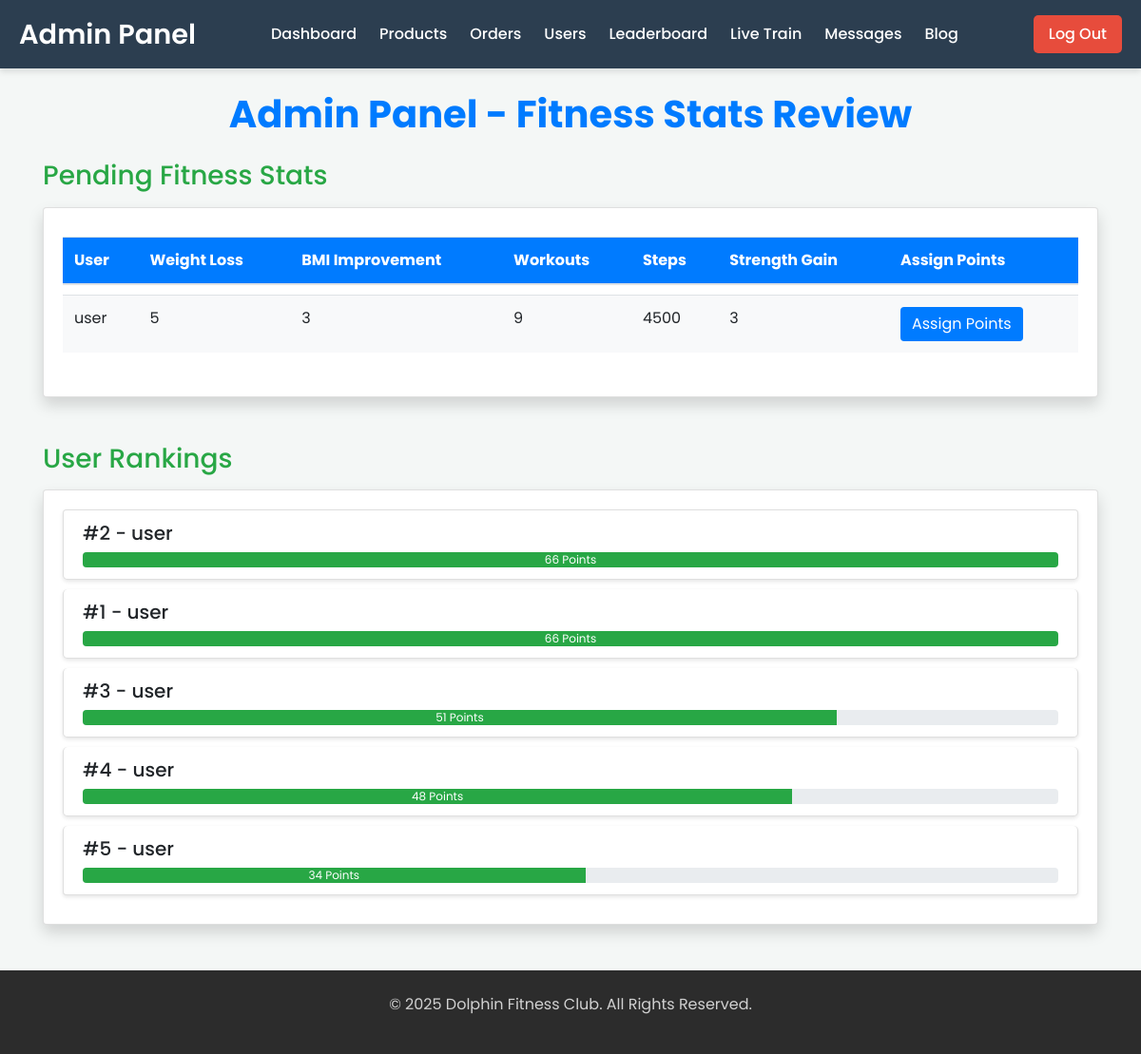
Before: /index/admin/leaderboard.php (signed in) with the older database file.
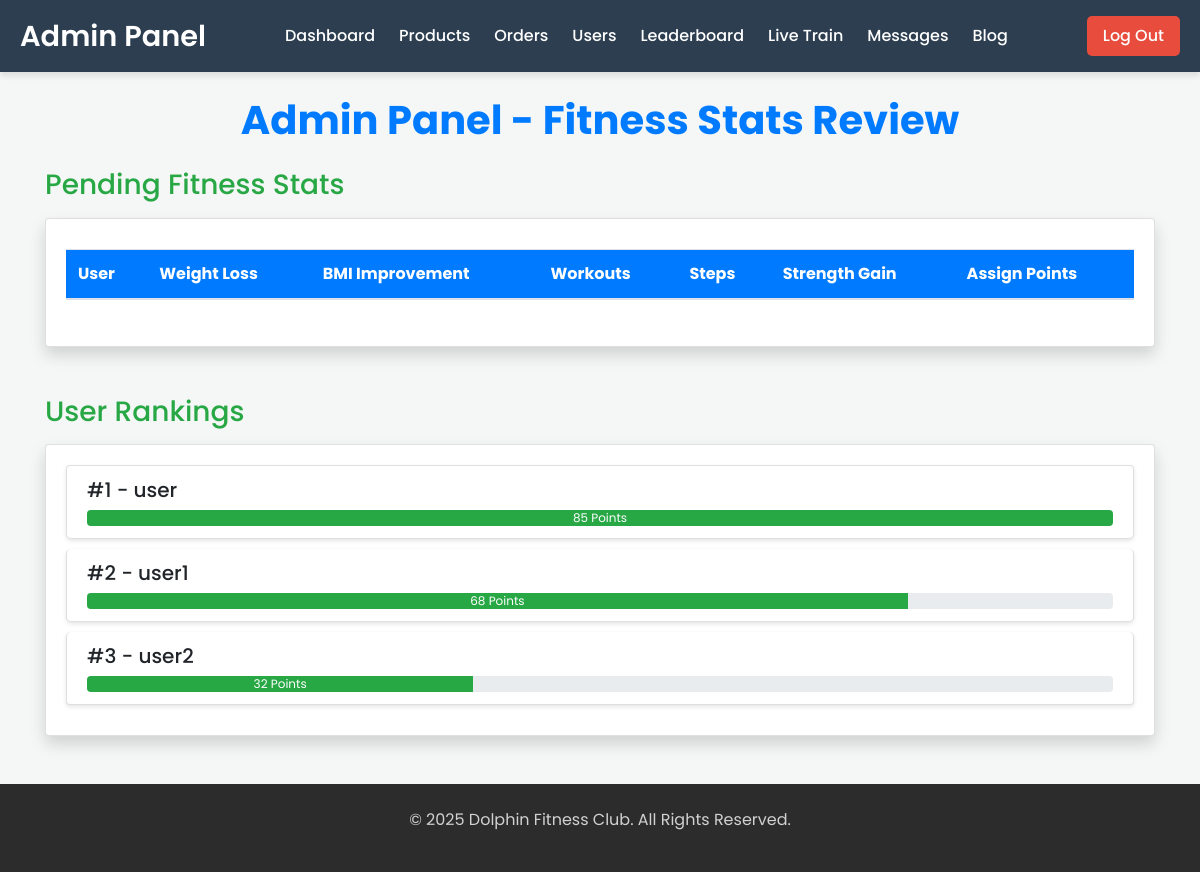
After: the same page with the newer database file.
### tables this page shows
CREATE TABLE `fitness_stats` (
  `id` int(11) NOT NULL,
  `user_id` int(11) DEFAULT NULL,
  `weight_loss` int(10) DEFAULT NULL,
  `bmi_improvement` int(10) DEFAULT NULL,
  `workouts` int(11) DEFAULT NULL,
  `steps` int(11) DEFAULT NULL,
  `strength_gain` int(10) DEFAULT NULL,
  `status` varchar(30) NOT NULL
);

CREATE TABLE `users` (
  `id` int(11) NOT NULL,
  `first_name` varchar(100) NOT NULL,
  `last_name` varchar(100) NOT NULL,
  `email` varchar(100) NOT NULL,
  `username` varchar(50) NOT NULL,
  `password` varchar(255) NOT NULL
);

CREATE TABLE `leaderboard` (
  `id` int(11) NOT NULL,
  `user_id` int(11) DEFAULT NULL,
  `total_points` int(10) DEFAULT NULL,
  `rank` int(11) DEFAULT NULL
);

### index/admin/leaderboard.php (the view, shortened to what this page needs)
<?php
include_once 'components/admin_header.php';
require_once 'include/db.php';
$query = "SELECT fitness_stats.id, fitness_stats.user_id, users.username, fitness_stats.weight_loss,
                 fitness_stats.bmi_improvement, fitness_stats.workouts, fitness_stats.steps,
                 fitness_stats.strength_gain
          FROM fitness_stats
          JOIN users ON fitness_stats.user_id = users.id
          WHERE fitness_stats.status = 'pending'";
$result = $mysqli->query($query);
$ranking_query = "SELECT users.username, leaderboard.total_points, leaderboard.rank
                  FROM leaderboard
                  JOIN users ON leaderboard.user_id = users.id
                  ORDER BY leaderboard.total_points DESC";
$rank_result = $mysqli->query($ranking_query);
$rank_data = $rank_result->fetch_all(MYSQLI_ASSOC);
$max_points = !empty($rank_data) ? max(array_column($rank_data, 'total_points')) : 1;
$rank_result->data_seek(0);
?>
<div class="container mt-4">
    <h1 class="text-center mb-4" style="color: #007bff; font-weight: bold;">Admin Panel - Fitness Stats Review</h1>
    <h3 class="mb-3" style="color: #28a745;">Pending Fitness Stats</h3>
    <div class="card shadow mb-5">
        <div class="card-body">
            <table class="table">
                <thead>
                    <tr>
                        <th>User</th>
                        <th>Weight Loss</th>
                        <th>BMI Improvement</th>
                        <th>Workouts</th>
                        <th>Steps</th>
                        <th>Strength Gain</th>
                        <th>Assign Points</th>
                    </tr>
                </thead>
                <tbody>
                    <?php while ($row = $result->fetch_assoc()) { ?>
                        <tr>
                            <td><?php echo htmlspecialchars($row['username']); ?></td>
                            <td><?php echo $row['weight_loss']; ?></td>
                            <td><?php echo $row['bmi_improvement']; ?></td>
                            <td><?php echo $row['workouts']; ?></td>
                            <td><?php echo $row['steps']; ?></td>
                            <td><?php echo $row['strength_gain']; ?></td>
                            <td>
                                <form method="POST">
                                    <button type="submit" name="assign_points" class="btn btn-primary">Assign Points</button>
                                </form>
                            </td>
                        </tr>
                    <?php } ?>
                </tbody>
            </table>
        </div>
    </div>
    <h3 class="mt-5 mb-3" style="color: #28a745;">User Rankings</h3>
    <div class="card shadow">
        <div class="card-body">
            <div class="list-group">
                <?php while ($rank = $rank_result->fetch_assoc()) {
                    $progress = ($rank['total_points'] / $max_points) * 100;
                ?>
                    <div class="list-group-item">
                        <h5>#<?php echo $rank['rank']; ?> - <?php echo htmlspecialchars($rank['username']); ?></h5>
                        <div class="progress">
                            <div class="progress-bar" role="progressbar" style="width: <?php echo $progress; ?>%;"
                                aria-valuenow="<?php echo $rank['total_points']; ?>" aria-valuemin="0"
                                aria-valuemax="100">
                                <?php echo $rank['total_points']; ?> Points
                            </div>
                        </div>
                    </div>
                <?php } ?>
            </div>
        </div>
    </div>
</div>
<?php
include_once 'components/admin_footer.php';
?>

### index/admin/components/admin_header.php (shortened to what this page needs)
<!DOCTYPE html>
<html lang="en">
<head>
    <link rel="stylesheet" href="https://cdnjs.cloudflare.com/ajax/libs/font-awesome/6.0.0/css/all.min.css">
    <link rel="stylesheet" href="https://stackpath.bootstrapcdn.com/bootstrap/4.5.2/css/bootstrap.min.css">
</head>
<body>
    <header>
        <div class="content-wrapper">
            <h1>Admin Panel</h1>
            <nav>
                <a href="dashboard.php">Dashboard</a>
                <a href="products.php">Products</a>
                <a href="orders.php">Orders</a>
                <a href="users.php">Users</a>
                <a href="leaderboard.php">Leaderboard</a>
                <a href="liveTrain.php">Live Train</a>
                <a href="messages.php">Messages</a>
                <a href="blog.php">Blog</a>
            </nav>
            <div class="link-icons">
                <button class="logout-btn" onclick="window.location.href='logout.php'">Log Out</button>
            </div>
        </div>
    </header>

### index/admin/components/admin_footer.php (shortened to what this page needs)
<footer class="text-center mt-5 py-4" style="background-color: #2C2C2C; color: #D1D1D1;">
    <p>&copy; 2025 Dolphin Fitness Club. All Rights Reserved.</p>
</footer>
</body>
</html>

### index/admin/components/admin_header.php (style rules this page uses)
body { margin: 0; padding: 0; font-family: 'Poppins', sans-serif; background: #f4f7f6; }
header { background: #2c3e50; color: #fff; padding: 1rem 0; box-shadow: 0 4px 6px rgba(0, 0, 0, 0.1); }
.content-wrapper { display: flex; justify-content: space-between; align-items: center; max-width: 1200px; margin: 0 auto; padding: 0 20px; }
header h1 { font-size: 1.8rem; font-weight: 600; margin: 0; }
header nav { display: flex; gap: 1.5rem; }
header nav a { color: #fff; text-decoration: none; font-size: 1rem; font-weight: 500; transition: color 0.3s ease, transform 0.3s ease; }
.link-icons { display: flex; gap: 1rem; align-items: center; }
.logout-btn { background: #e74c3c; color: #fff; border: none; padding: 0.5rem 1rem; border-radius: 5px; font-size: 1rem; font-weight: 500; cursor: pointer; transition: background 0.3s ease, transform 0.3s ease; }

### index/admin/leaderboard.php (style rules this page uses)
.table { border-collapse: separate; border-spacing: 0 10px; }
.table thead th { background-color: #007bff; color: white; }
.progress-bar { background-color: #28a745; }
.list-group-item { margin-bottom: 10px; border-radius: 5px; box-shadow: 0 2px 4px rgba(0, 0, 0, 0.1); }
.table tbody tr { background-color: #f8f9fa; transition: transform 0.3s ease, box-shadow 0.3s ease; }
.btn-primary { background-color: #007bff; border: none; transition: background-color 0.3s ease; }

Changed rows visible on the page:
removed fitness_stats: user.username "user", weight_loss "5", bmi_improvement "3", workouts "9", steps "4500", strength_gain "3"
removed leaderboard: rank "2", user.username "user", total_points "66"
removed leaderboard: rank "1", user.username "user", total_points "66"
removed leaderboard: rank "3", user.username "user", total_points "51"
removed leaderboard: rank "4", user.username "user", total_points "48"
removed leaderboard: rank "5", user.username "user", total_points "34"
added leaderboard: rank "1", user.username "user", total_points "85"
added leaderboard: rank "2", user.username "user1", total_points "68"
added leaderboard: rank "3", user.username "user2", total_points "32"
